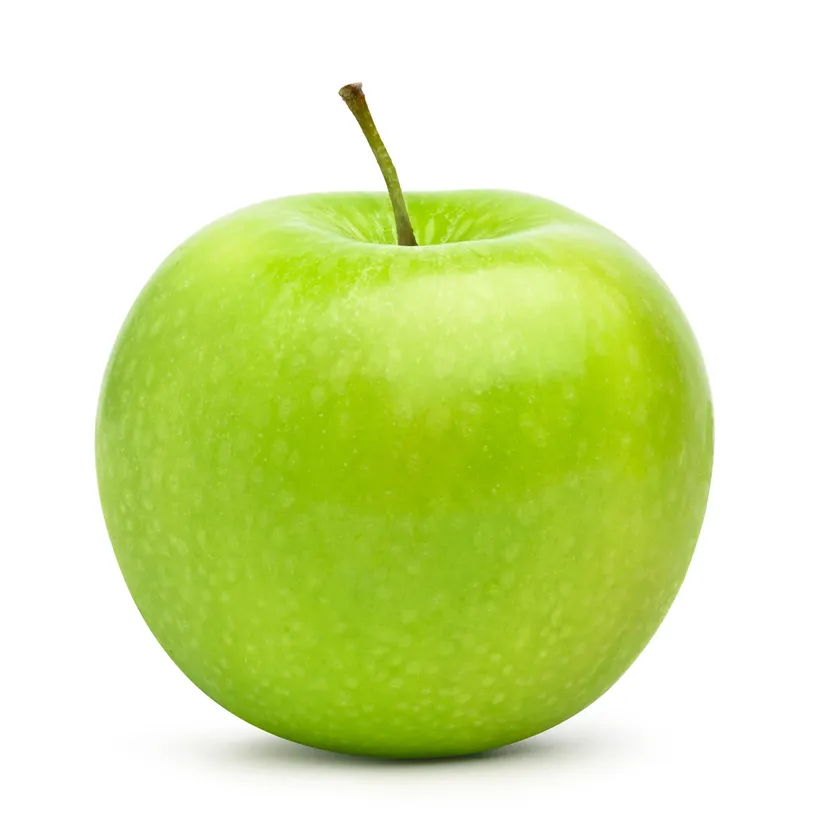
#> input picture assignmentSession3/img_data/img1.webp, 840 x 840 px, shrunk from 1946 x 1946 before the run, found by its file name; its folder holds 4 pictures in this run
$ jupyter execute assignmentS3.ipynb
#> lines starting #> are read from the running program, lines starting #| are printed output that depends on the picture
[cell 1]
# import libraties
import os
import cv2
import numpy as np
import matplotlib.pyplot as plt
from google.colab.patches import cv2_imshow

[cell 2]
# load data
img_dir = '/content/drive/MyDrive/Colab Notebooks/invskills-cv/assignmentSession3/img_data'
images = os.listdir(img_dir)
images

[cell 3]
img_list = []
for img in os.listdir(img_dir):
  img_path = os.path.join(img_dir, img)
  img = cv2.imread(img_path)
#> img is the input picture: shape (840, 840, 3); mean B, G, R 169.4, 232.1, 217
  img_list.append(img)

[cell 4]
# display the images
fig, axes = plt.subplots(2, 5, figsize=(20, 5))
axes = axes.flatten()
for i, img in enumerate(img_list):
  axes[i].imshow(img)
  axes[i].axis('off')
plt.show()
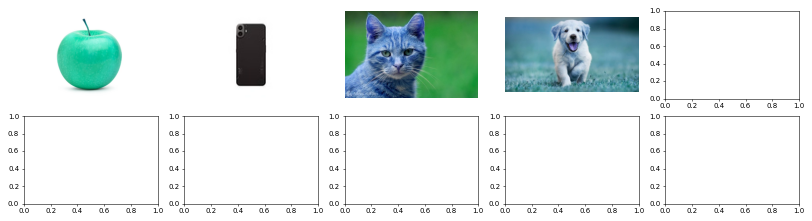
#> figure drawn by matplotlib, 4 panels; B, G, R data is drawn as R, G, B

Images looked blue because in openCV, the default color order is BGR

[cell 5]
# convert BGR to RGB color
fig, axes = plt.subplots(2, 5, figsize=(20, 5))
axes = axes.flatten()
for i, img in enumerate(img_list):
  axes[i].imshow(cv2.cvtColor(img_list[i], cv2.COLOR_BGR2RGB))
  axes[i].axis('off')
plt.show()
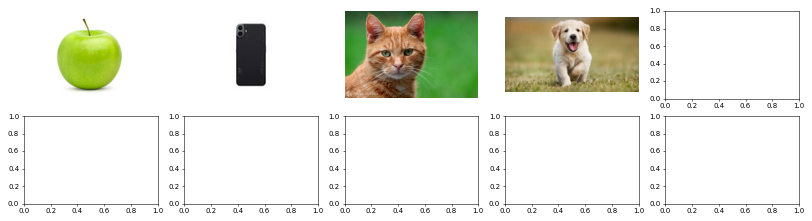
#> figure drawn by matplotlib, 4 panels

[cell 6]
# save images
save_images = '/content/drive/MyDrive/Colab Notebooks/invskills-cv/assignmentSession3'
os.makedirs(save_images, exist_ok=True)

for i, img in enumerate(img_list):
  cv2.imwrite(os.path.join(save_images, f'img_{i}.jpg'), img)
